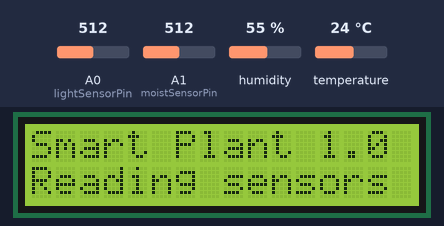
Bench run of a sketch on a simulated Arduino Uno, built with avr-gcc and run on an emulated ATmega328P. On the bench: 16×2 character LCD. The inputs (shaded band) are chosen by the test bench; at power-on: A0 (lightSensorPin) = 512, humidity 55 %, A1 (moistSensorPin) = 512, temperature 24 °C. What the sketch prints to the serial monitor is not drawn.

Above: at 2.7 s.
2.8 s: A0 (lightSensorPin) set to 306
9.7 s: humidity set to 22 %
At 16.2 s:
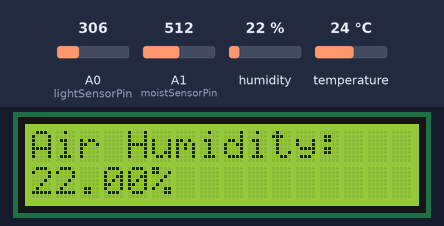
18.9 s: A1 (moistSensorPin) set to 716
At 25.0 s:
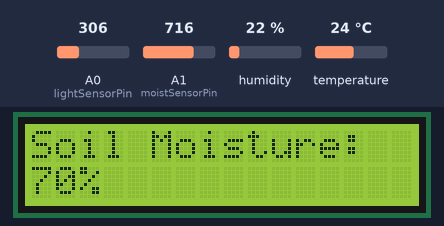
26.1 s: temperature set to 12 °C
At 35.6 s:
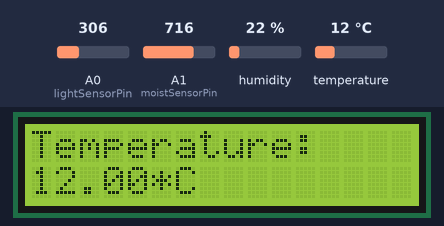
36.3 s: A1 (moistSensorPin) set to 992
At 43.8 s:
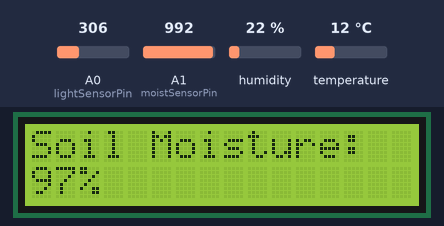
44.5 s: humidity set to 40 %
At 53.0 s:
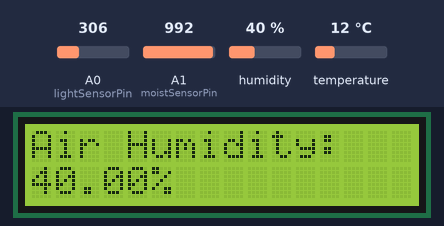
Timing chart, 0 to 54.5 s (numbered marks = the images above; inputs shaded):
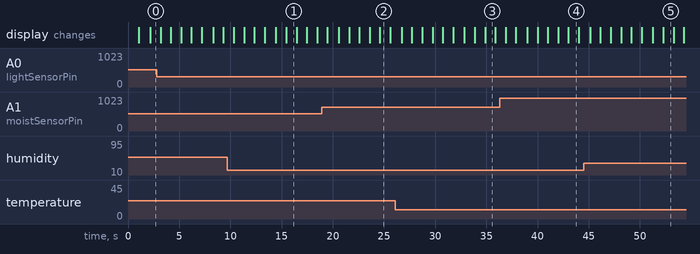

Measured:
- what the display in image 1 shows lasts 1.0 s, from 15.5 s to 16.5 s

The sketch:

ProteusTest.ino
```cpp
/*
Script for testing several sensors with the Proteus software.
Last modified: 01/07/2025
Working with Simulino Uno in Proteus, DHT11, LDR and Moisture Sensor
*/

//Libraries
#include <LiquidCrystal.h>      //Library for the LCD screen.
#include <DHT.h>                //Library for DHT11 sensor.

//Pins used in the card by the sensors.
#define dht11SensorPin 8     //Pin for DHT11
#define lightSensorPin A0    //Pin for Light Sensor (LDR)
#define moistSensorPin A1    //Pin for Moisture Sensor

/*
 * Objects
 */
LiquidCrystal lcd(2, 3, 4, 5, 6, 7);    //Object for LiquidCrystal(rs, enable, d4, d5, d6, d7)
DHT dht11(dht11SensorPin, DHT11);       //Object for DHT11

/*
 *Calibration values for the sensors
 */

 //Calibration value for LDR sensor
const int day = 500;            //Must be updated according to calibration.

//Calibration values for the moisture sensor
const int AirValue = 0;          //Must be updated according to calibration.
const int WaterValue = 1019;     //Must be updated according to calibration.

/*
 * Global Variables
 */

// Variables for DHT11 Sensor
float humidity = 0.0;
float temperature = 0.0;

// Variable for LDR sensor
int lightValue = 0;

// Variables for moisture sensor
int soilMoistureValue = 0;
int soilMoisturePercent = 0;

/*
 * Time Frames in ms.
 */
int timeFrameStart = 1000;
int timeFrameReadings = 1000;

/*
 * Setting up the variables to run in the card.
 */
void setup() {
    Serial.begin(9600);         // open serial port, set the baud rate to 9600 bps

    //LCD initialization
    lcd.begin(16, 2);           //Indicate the type of LCD we are using and start the screen.

    //Welcome message in LCD
    lcd.setCursor(0,0);
    lcd.print("Welcome to");
    lcd.setCursor(0,1);
    lcd.print("Smart Plant 1.0");

    // Welcome message in Serial Monitor
    Serial.println("\*\*\*\*\*\*\*\*\*\*\*\*\*");
    Serial.println("Welcome to Smart Plant 1.0");
    Serial.println("\*\*\*\*\*\*\*\*\*\*\*\*\*");

    //Delay before clearing the screen
    delay(timeFrameStart);
    lcd.clear();

    //DHT11 Initialization
    dht11.begin();
}

/*
 * Running code.
 */
void loop() {
    //Serial Monitor init message
    Serial.println("Smart Plant 1.0");

    // Reading DHT11 values
    humidity = dht11.readHumidity();
    temperature = dht11.readTemperature(); //in celcius

    // Reading LDR values
    lightValue = analogRead(lightSensorPin);

    // Reading Moisture values
    soilMoistureValue = analogRead(moistSensorPin);
    soilMoisturePercent = map(soilMoistureValue, AirValue, WaterValue, 0, 100);     // Calculating moisture percentage according to calibration values

    /*
     *Printing to Serial Monitor
     */

    // Humidity and Temperature
    Serial.print("Air Humidity: ");
    Serial.print(humidity);
    Serial.println(" %\t");
    Serial.print("Temperature: ");
    Serial.print(temperature);
    Serial.println(" *C");

    // Light Photoresistor
    Serial.print("Raw lightValue: ");
    Serial.println(lightValue);
    // Photoperiod
    if (lightValue >= day){
        Serial.println("Light: Day Time.");
    }
    else{
        Serial.println("Light: Night Time.");
    }

    // Moisture
    Serial.print("Raw Moisture Value: ");
    Serial.println(soilMoistureValue);
    Serial.print("Soil Moisture: ");
    Serial.print(soilMoisturePercent);
    Serial.println("%");

    // Ending readings
    Serial.println("\*\*\*\*\*\*\*\*\*\*\*\*\*");

    // Time delay before printing to LCD
    delay(timeFrameReadings);

    /*
     *Printing to LCD
     */

    //LCD initialization message
    lcd.setCursor(0,0);
    lcd.print("Smart Plant 1.0");
    lcd.setCursor(0,1);
    lcd.print("Reading sensors");

    //Delay before clearing the screen
    delay(timeFrameReadings);
    lcd.clear();


    //Humidity
    lcd.setCursor(0,0);
    lcd.print("Air Humidity:");
    lcd.setCursor(0,1);
    lcd.print(humidity);
    lcd.print("%");
    //Delay before clearing the screen
    delay(timeFrameReadings);
    lcd.clear();

    //Temperature
    lcd.setCursor(0,0);
    lcd.print("Temperature:");
    lcd.setCursor(0,1);
    lcd.print(temperature);
    lcd.print("*C");
    //Delay before clearing the screen
    delay(timeFrameReadings);
    lcd.clear();

    // Light Photoresistor
    if (lightValue >= day){
        lcd.setCursor(0,0);
        lcd.print("Light:");
        lcd.setCursor(0,1);
        lcd.print("Day Time.");
    }
    else{
        lcd.setCursor(0,0);
        lcd.print("Light:");
        lcd.setCursor(0,1);
        lcd.print("Night Time.");
    }
    //Delay before clearing the screen
    delay(timeFrameReadings);
    lcd.clear();

    // Moisture
    lcd.setCursor(0,0);
    lcd.print("Soil Moisture:");
    lcd.setCursor(0,1);
    lcd.print(soilMoisturePercent);
    lcd.print("%");
    //Delay before clearing the screen
    delay(timeFrameReadings);
    lcd.clear();
}
```
